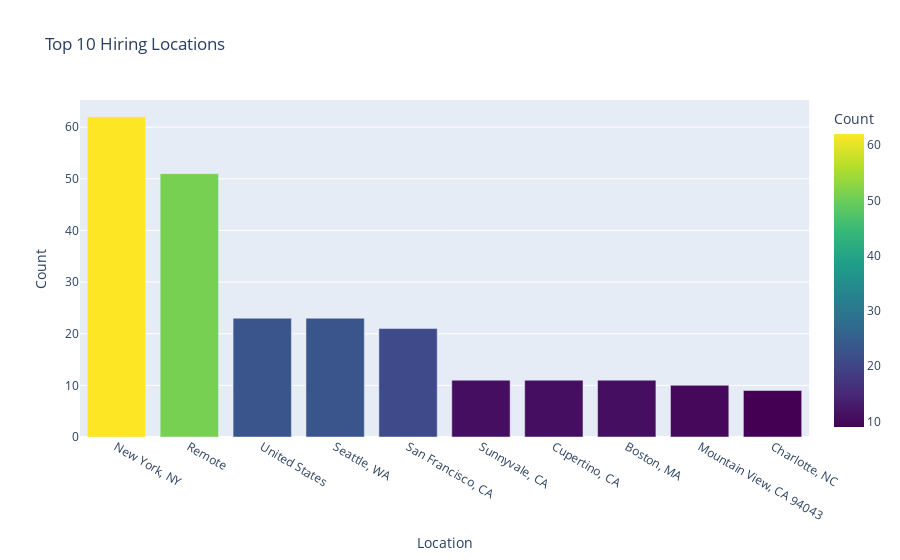

Write notebook code for a chart like this one.
### Code cell
# 2️⃣ Top 10 Hiring Locations
top_locations = df_clean["location"].value_counts().nlargest(10).reset_index()
top_locations.columns = ["Location", "Count"]

fig = px.bar(top_locations,
             x="Location",
             y="Count",
             title="Top 10 Hiring Locations",
             color="Count",
             color_continuous_scale="Viridis")
fig.show()

### Figure 1 — Plotly figure (JSON) as saved in the notebook; plotly's stock layout.template omitted (floating-point values rounded to 4 significant figures)
{"data": [{"alignmentgroup": "True", "hovertemplate": "Location=%{x}<br>Count=%{marker.color}<extra></extra>", "legendgroup": "", "marker": {"color": [62, 51, 23, 23, 21, 11, 11, 11, 10, 9], "coloraxis": "coloraxis", "pattern": {"shape": ""}}, "name": "", "offsetgroup": "", "orientation": "v", "showlegend": false, "textposition": "auto", "type": "bar", "x": ["New York, NY", "Remote", "United States", "Seattle, WA", "San Francisco, CA", "Sunnyvale, CA", "Cupertino, CA", "Boston, MA", "Mountain View, CA 94043", "Charlotte, NC"], "xaxis": "x", "y": [62, 51, 23, 23, 21, 11, 11, 11, 10, 9], "yaxis": "y"}], "layout": {"autosize": true, "barmode": "relative", "coloraxis": {"colorbar": {"title": {"text": "Count"}}, "colorscale": [[0, "#440154"], [0.1111, "#482878"], [0.2222, "#3e4989"], [0.3333, "#31688e"], [0.4444, "#26828e"], [0.5556, "#1f9e89"], [0.6667, "#35b779"], [0.7778, "#6ece58"], [0.8889, "#b5de2b"], [1, "#fde725"]]}, "legend": {"tracegroupgap": 0}, "title": {"text": "Top 10 Hiring Locations"}, "xaxis": {"anchor": "y", "autorange": true, "domain": [0, 1], "range": [-0.5, 9.5], "title": {"text": "Location"}, "type": "category"}, "yaxis": {"anchor": "x", "autorange": true, "domain": [0, 1], "range": [0, 65.26], "title": {"text": "Count"}, "type": "linear"}}}
